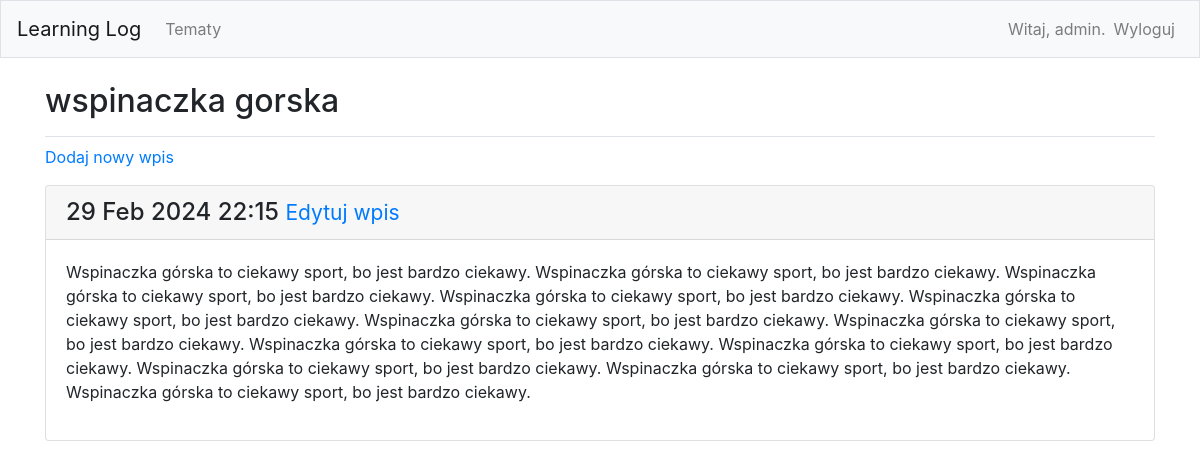
The page /topics/2/ (signed in) on the database its author committed.
### learning_logs/models.py (models this page shows, shortened)
class Topic(models.Model):
    text = models.CharField(max_length=200)
    date_added = models.DateTimeField(auto_now_add=True)
    owner = models.ForeignKey(User, on_delete=models.CASCADE)
    def __str__(self):
        return self.text

class Entry(models.Model):
    topic = models.ForeignKey(Topic, on_delete=models.CASCADE)
    text = models.TextField()
    date_added = models.DateTimeField(auto_now_add=True)
    class Meta:
        verbose_name_plural = "entries"

### learning_logs/views.py (the view)
# urls.py: path('topics/<int:topic_id>/', views.topic, name = 'topic'),
@login_required()
def topic(request, topic_id):
    topic = Topic.objects.get(id=topic_id)
    if topic.owner != request.user:
        raise Http404
    entries = topic.entry_set.order_by('-date_added')
    context = {'topic': topic, 'entries':entries}
    return render(request, 'learning_logs/topic.html', context)

### learning_logs/templates/learning_logs/topic.html
{% extends 'learning_logs/base.html' %}
{% block page_header %}
<h2>{{ topic }}</h2>
{% endblock page_header %}
{% block content %}
<p>
    <a href="{% url 'learning_logs:new_entry' topic.id %}">Dodaj nowy wpis</a>
</p>
{% for entry in entries %}
    <div class="card mb-3">
        <h4 class="card-header">
            {{ entry.date_added|date:'d M Y H:i' }}
            <small>
                <a href="{% url 'learning_logs:edit_entry' entry.id %}">Edytuj wpis</a>
            </small>
        </h4>
        <div class="card-body">
            {{ entry.text|linebreaks }}
        </div>
    </div>
    {% empty %}
    <li>Nie ma jeszcze zadnego wpisu</li>
    {% endfor %}
{% endblock content %}

### learning_logs/templates/learning_logs/base.html (shortened to what this page needs)
{% load bootstrap4 %}
<html lang="pl">
  <head>
    {% bootstrap_css %}
  </head>
  <body>
    <nav class="navbar navbar-expand-md navbar-light bg-light mb-4 border">
      <a class="navbar-brand" href="{% url 'learning_logs:index' %}">
              Learning Log</a>
        <div id="navbarCollapse" class="navbar-collapse collapse">
          <ul class="navbar-nav mr-auto">
            <li class="nav-item">
              <a class="nav-link" href="{% url 'learning_logs:topics' %}">Tematy</a>
            </li>
          </ul>
          <ul class="navbar-nav ml-auto">
            {% if user.is_authenticated %}
              <li class="nav-item">
                <span class="navbar-text">Witaj, {{ user.username }}.</span></li>
              <li class="nav-item">
                <a class="nav-link" href="{% url 'users:logout' %}">Wyloguj</a></li>
            {% else %}
              <li class="nav-item">
                <a class="nav-link" href="{% url 'users:register' %}">Rejestruj</a></li>
              <li class="nav-item">
                <a class="nav-link" href="{% url 'users:login' %}">Zaloguj</a></li>
            {% endif %}
          </ul>
        </div>
    </nav>
<main role="main" class="container">
      <div class="pb-2 mb-2 border-bottom">
        {% block page_header %}{% endblock page_header %}
      </div>
      <div>
        {% block content %}{% endblock %}
      </div>
</main>
  </body>
</html>

### rows shown on the page
Topic: text "wspinaczka gorska"
Entry: date_added "29 Feb 2024 22:15", text "Wspinaczka górska to ciekawy sport, bo jest bardzo ciekawy. Wspinaczka górska to ciekawy sport, bo jest bardzo ciekawy. Wspinaczka górska to ciekawy sport, bo jest bardzo ciekawy. Wspinaczka górska to ciekawy sport, bo jest bardzo ciekawy. Wspinaczka górska to ciekawy sport, bo jest bardzo ciekawy. Wspinaczka górska to ciekawy sport, bo jest bardzo ciekawy. Wspinaczka górska to ciekawy sport, bo jest bardzo ciekawy. Wspinaczka górska to ciekawy sport, bo jest bardzo ciekawy. Wspinaczka górska to ciekawy sport, bo jest bardzo ciekawy. Wspinaczka górska to ciekawy sport, bo jest bardzo ciekawy. Wspinaczka górska to ciekawy sport, bo jest bardzo ciekawy. Wspinaczka górska to ciekawy sport, bo…"

### other values the page prints
{{ user.username }} "admin"
